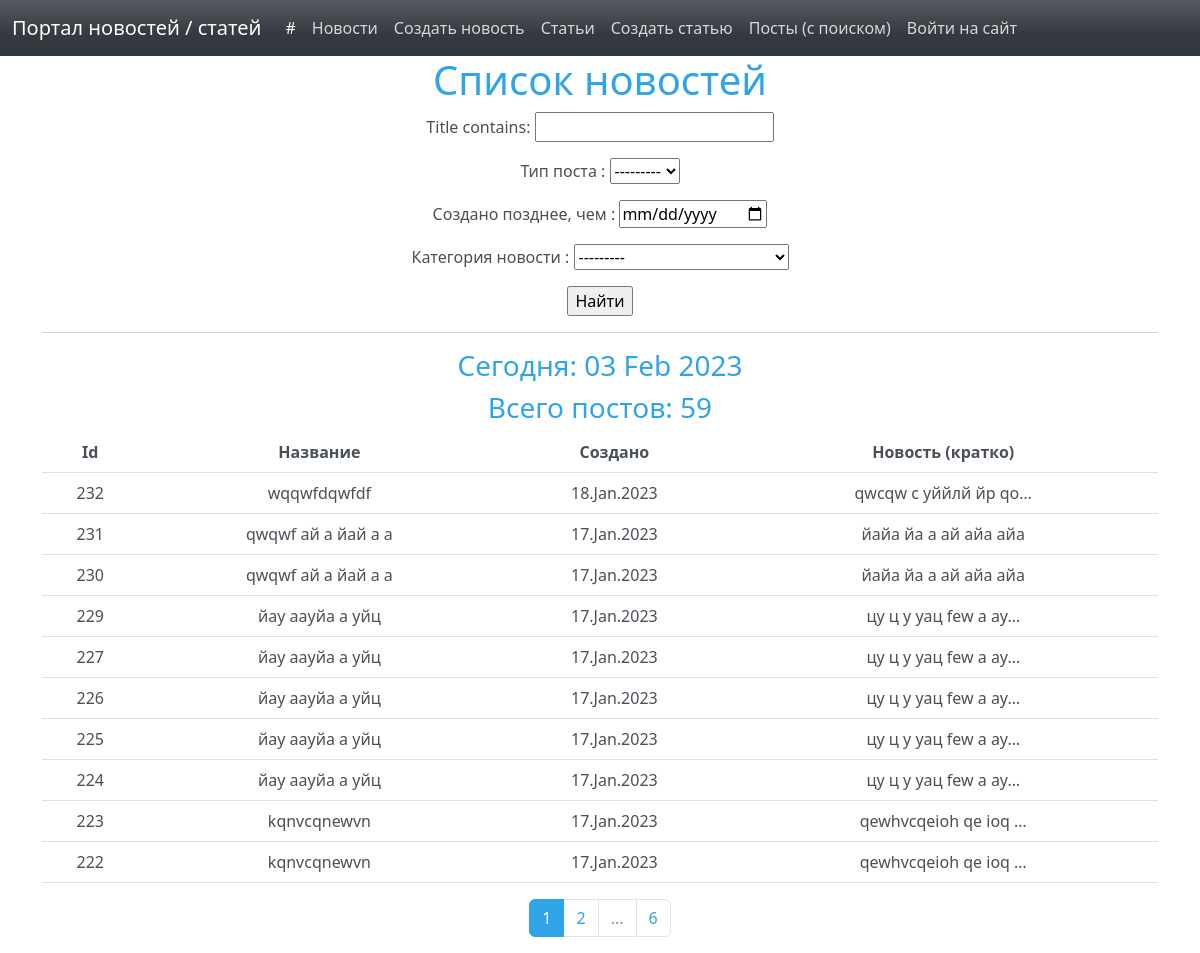
The page /news/search/ on the database as committed earlier.
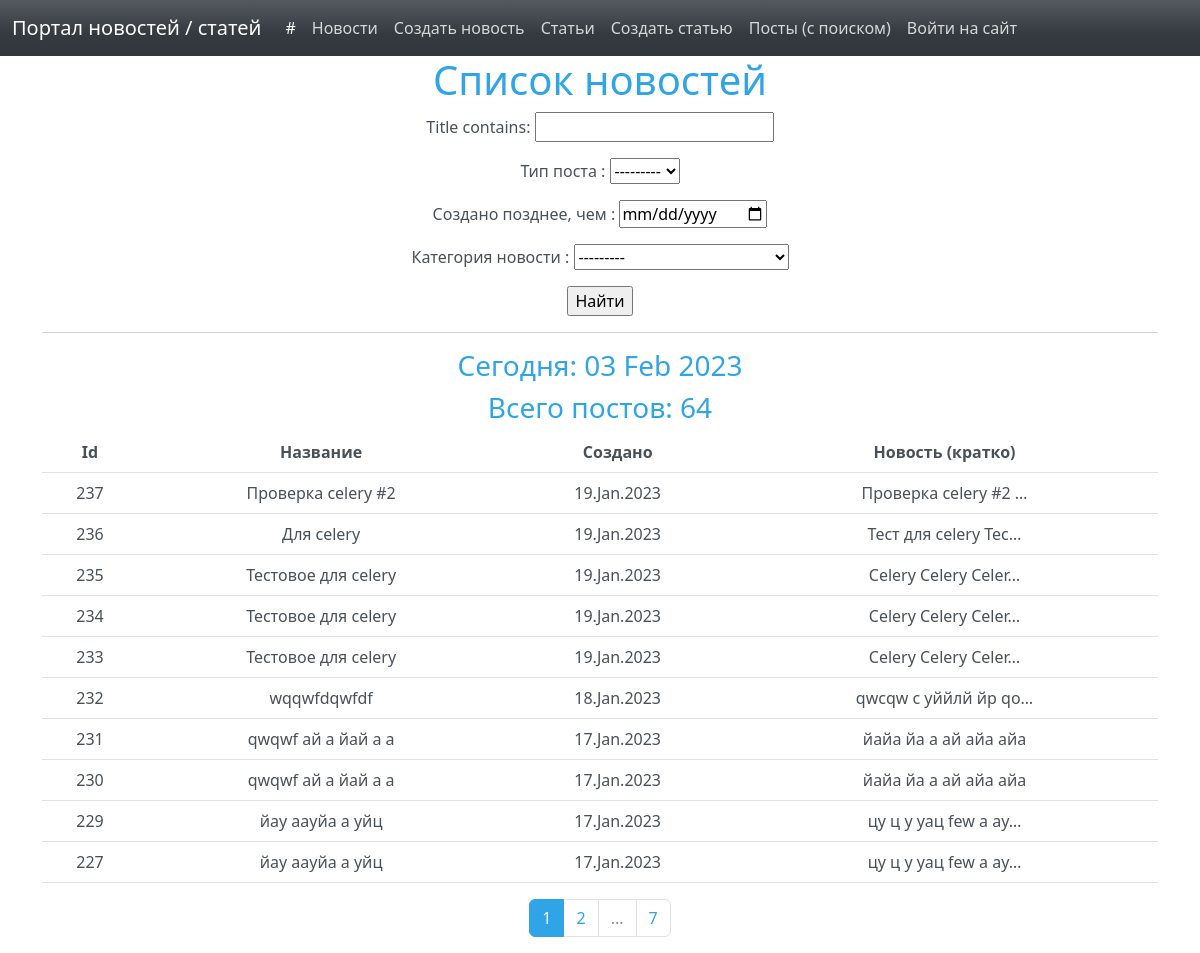
The same page on the database as committed later.
### news/models.py (models this page shows, shortened)
class Post(models.Model):
    TYPES = [
        ('A', 'Article'),
        ('N', 'News')
    ]
    author = models.ForeignKey(Author, on_delete=models.CASCADE)
    post_type = models.CharField(max_length=1, choices=TYPES, default='A')
    creation = models.DateTimeField(auto_now_add=True)
    category = models.ManyToManyField(Category, through='PostCategory')
    title = models.CharField(max_length=200)
    text = models.TextField()
    rating = models.IntegerField(default=0)

### news/views.py (the view, shortened to what this page needs)
# urls.py: path('news/search/', cache_page(60*5)(NewsListFiltered.as_view()), name='news_search'),
class NewsListFiltered(ListView):
    model = Post
    ordering = '-creation'
    template_name = 'news_search.html'
    context_object_name = 'news_flist'
    paginate_by = 10
    def get_context_data(self, **kwargs):
        context = super().get_context_data(**kwargs)
        context['news_count'] = self.filterset.qs.count()
        context['filterset'] = self.filterset
        context['sub_button'] = False
        return context
    def get_queryset(self):
        queryset = Post.objects.order_by('-creation')
        self.filterset = NewsFilter(self.request.GET, queryset)
        return self.filterset.qs

### news/templatetags/custom_filters.py (called while the page is built)
@register.filter()
def censor(value):
   def isbad(word: str):
      return True if word in BAD_WORDS else False
   def replace(word: str):
      str_ = word[0]
      for i in range(1, len(word)):
         if word[i] not in string.punctuation:
            str_ += '*'
         else:
            str_ += word[i]
      return str_
   list = value.split()
   for n, word in enumerate(list):
      word2check = ""
      word = word.strip().lower()
      for i in range(len(word)):
         if word[i] not in string.punctuation:
            word2check += word[i]
      if isbad(word2check):
         list[n] = replace(list[n])
   return f'{" ".join(list)}'

### news/templatetags/custom_tags.py (called while the page is built)
@register.simple_tag()
def current_time(format_string='%d %b %Y'):
    return datetime.utcnow().strftime(format_string)

@register.simple_tag(takes_context=True)
def url_replace(context, **kwargs):
    d = context['request'].GET.copy()
    for k, v in kwargs.items():
        d[k] = v
    return d.urlencode()

### templates/news_search.html (shortened to what this page needs)
{% extends 'flatpages/default.html' %}
{% load custom_filters %}
{% load custom_tags %}
{% block content %}
<h1>Список новостей</h1>
   <form action="" method="get">
       {{ filterset.form.as_p }}
       <input type="submit" value="Найти" />
   </form>
   <hr>
   <h3>Сегодня: {% current_time %} </h3>
   <h3> Всего постов: {{ news_count }} </h3>
   {% if news_flist %}
              <table class="table table-hover">
          <thead>
            <tr>
                <th scope="col">Id</th>
              <th scope="col">Название</th>
              <th scope="col">Создано</th>
              <th scope="col">Новость (кратко)</th>
            </tr>
          </thead>
  <tbody>
           {% for one in news_flist %}
            <tr class="light">
                <td>{{ one.id }}</td>
               <td>{{ one.title|censor }}</td>
               <td>{{ one.creation|date:'d.M.Y' }}</td>
               <td>{{ one.text|truncatechars:20|censor }}</td>
           </tr>
           {% endfor %}
         </tbody>
       </table>
   {% else %}
       <h2>Постов пока нет.</h2>
   {% endif %}
<div class="container">
  <ul class="pagination">
    {% if page_obj.paginator.num_pages > 1 %}
      <li class="page-item">
        <a class="page-link active"> {{ page_obj.number }} </a>
      </li>
    {% endif %}
   {% if page_obj.has_next %}
             <li class="page-item">
       <a class="page-link" href="?{% url_replace page=page_obj.next_page_number %}">{{ page_obj.next_page_number }}</a>
                 </li>
       {% if paginator.num_pages != page_obj.next_page_number %}
      <li class="page-item">
           <a class="page-link disabled"> ... </a>
      </li>
      <li class="page-item">
           <a class="page-link" href="?{% url_replace page=page_obj.paginator.num_pages %}">{{ page_obj.paginator.num_pages }}</a>
          </li>
       {% endif %}
   {% endif %}
  </ul>
</div>
{% endblock content %}

Rows that differ between the two databases and show on the page:
no longer on this page (row unchanged): Post: id "226", title|censor "йау аауйа а уйц", creation "17.Jan.2023", text|censor "цу ц у уац few а ау…"
no longer on this page (row unchanged): Post: id "225", title|censor "йау аауйа а уйц", creation "17.Jan.2023", text|censor "цу ц у уац few а ау…"
no longer on this page (row unchanged): Post: id "224", title|censor "йау аауйа а уйц", creation "17.Jan.2023", text|censor "цу ц у уац few а ау…"
no longer on this page (row unchanged): Post: id "223", title|censor "kqnvcqnewvn", creation "17.Jan.2023", text|censor "qewhvcqeioh qe ioq …"
no longer on this page (row unchanged): Post: id "222", title|censor "kqnvcqnewvn", creation "17.Jan.2023", text|censor "qewhvcqeioh qe ioq …"
added Post: id "237", title|censor "Проверка celery #2", creation "19.Jan.2023", text|censor "Проверка celery #2 …"
added Post: id "236", title|censor "Для celery", creation "19.Jan.2023", text|censor "Тест для celery Тес…"
added Post: id "235", title|censor "Тестовое для celery", creation "19.Jan.2023", text|censor "Celery Celery Celer…"
added Post: id "234", title|censor "Тестовое для celery", creation "19.Jan.2023", text|censor "Celery Celery Celer…"
added Post: id "233", title|censor "Тестовое для celery", creation "19.Jan.2023", text|censor "Celery Celery Celer…"
Other text that changed with them:
{{ news_count }}: "59" → "64"
{{ page_obj.paginator.num_pages }}: "6" → "7"
